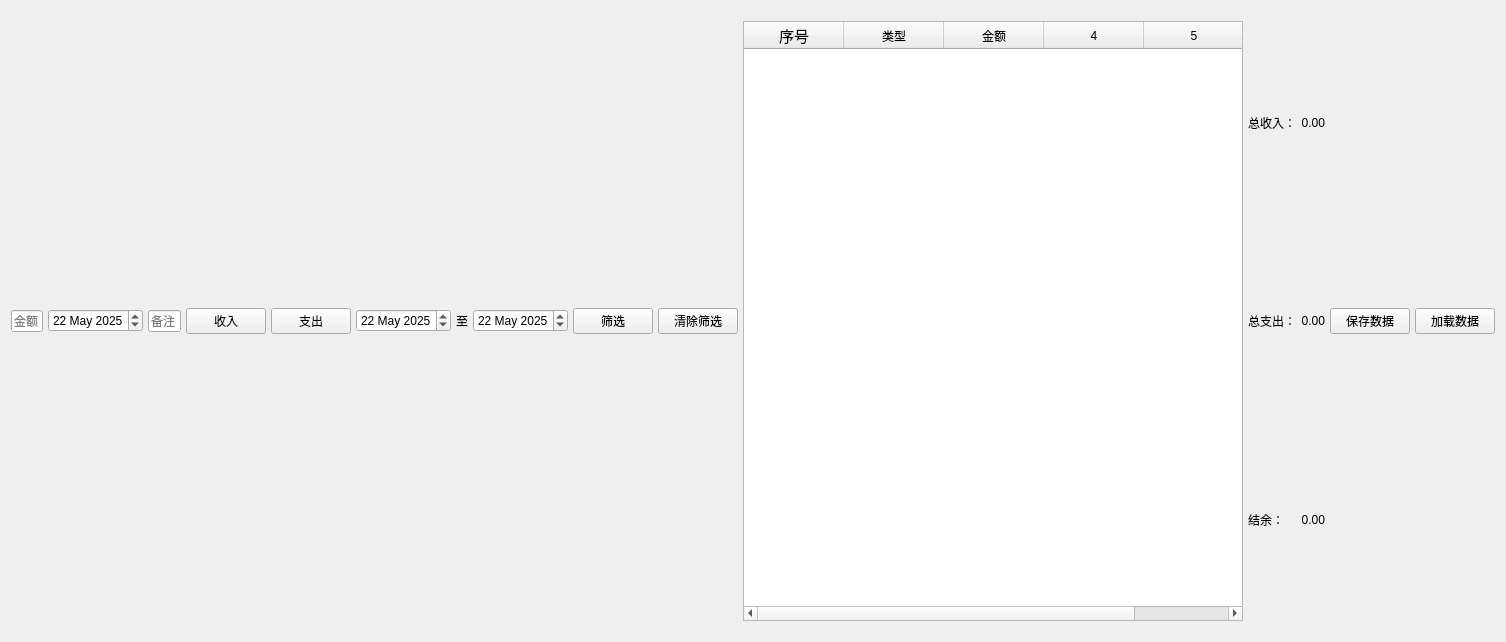
<?xml version="1.0" encoding="UTF-8"?>
<ui version="4.0">
 <class>Widget</class>
 <widget class="QWidget" name="Widget">
  <property name="geometry">
   <rect>
    <x>0</x>
    <y>0</y>
    <width>1506</width>
    <height>632</height>
   </rect>
  </property>
  <property name="windowTitle">
   <string>Widget</string>
  </property>
  <layout class="QVBoxLayout" name="verticalLayout">
   <item>
    <layout class="QHBoxLayout" name="horizontalLayout">
     <property name="spacing">
      <number>5</number>
     </property>
     <property name="topMargin">
      <number>5</number>
     </property>
     <property name="bottomMargin">
      <number>5</number>
     </property>
     <item>
      <spacer name="horizontalSpacer">
       <property name="orientation">
        <enum>Qt::Orientation::Horizontal</enum>
       </property>
       <property name="sizeHint" stdset="0">
        <size>
         <width>40</width>
         <height>20</height>
        </size>
       </property>
      </spacer>
     </item>
     <item>
      <widget class="QLineEdit" name="amountEdit">
       <property name="placeholderText">
        <string>金额</string>
       </property>
      </widget>
     </item>
     <item>
      <widget class="QDateEdit" name="dateEdit">
       <property name="date">
        <date>
         <year>2025</year>
         <month>5</month>
         <day>22</day>
        </date>
       </property>
      </widget>
     </item>
     <item>
      <widget class="QLineEdit" name="noteEdit">
       <property name="placeholderText">
        <string>备注</string>
       </property>
      </widget>
     </item>
     <item>
      <widget class="QPushButton" name="incomeButton">
       <property name="text">
        <string>收入</string>
       </property>
      </widget>
     </item>
     <item>
      <widget class="QPushButton" name="expenseButton">
       <property name="text">
        <string>支出</string>
       </property>
      </widget>
     </item>
     <item>
      <layout class="QHBoxLayout" name="horizontalLayout_2">
       <property name="spacing">
        <number>5</number>
       </property>
       <property name="topMargin">
        <number>5</number>
       </property>
       <property name="bottomMargin">
        <number>5</number>
       </property>
       <item>
        <widget class="QDateEdit" name="startDateEdit">
         <property name="date">
          <date>
           <year>2025</year>
           <month>5</month>
           <day>22</day>
          </date>
         </property>
        </widget>
       </item>
       <item>
        <widget class="QLabel" name="label">
         <property name="text">
          <string>至</string>
         </property>
        </widget>
       </item>
       <item>
        <widget class="QDateEdit" name="endDateEdit">
         <property name="date">
          <date>
           <year>2025</year>
           <month>5</month>
           <day>22</day>
          </date>
         </property>
        </widget>
       </item>
       <item>
        <widget class="QPushButton" name="filterButton">
         <property name="text">
          <string>筛选</string>
         </property>
        </widget>
       </item>
       <item>
        <widget class="QPushButton" name="clearFilterButton">
         <property name="layoutDirection">
          <enum>Qt::LayoutDirection::LeftToRight</enum>
         </property>
         <property name="text">
          <string>清除筛选</string>
         </property>
        </widget>
       </item>
       <item>
        <widget class="QTableWidget" name="recordTable">
         <property name="minimumSize">
          <size>
           <width>500</width>
           <height>600</height>
          </size>
         </property>
         <property name="rowCount">
          <number>0</number>
         </property>
         <property name="columnCount">
          <number>5</number>
         </property>
         <column>
          <property name="text">
           <string>序号</string>
          </property>
          <property name="font">
           <font>
            <pointsize>11</pointsize>
            <bold>false</bold>
           </font>
          </property>
         </column>
         <column>
          <property name="text">
           <string>类型</string>
          </property>
         </column>
         <column>
          <property name="text">
           <string>金额</string>
          </property>
         </column>
         <column/>
         <column/>
        </widget>
       </item>
       <item>
        <layout class="QVBoxLayout" name="verticalLayout_3">
         <property name="spacing">
          <number>5</number>
         </property>
         <property name="topMargin">
          <number>5</number>
         </property>
         <property name="bottomMargin">
          <number>5</number>
         </property>
         <item>
          <layout class="QHBoxLayout" name="horizontalLayout_5">
           <item>
            <widget class="QLabel" name="label_2">
             <property name="text">
              <string>总收入：</string>
             </property>
            </widget>
           </item>
           <item>
            <widget class="QLabel" name="totalIncomeLabel">
             <property name="text">
              <string>0.00</string>
             </property>
             <property name="alignment">
              <set>Qt::AlignmentFlag::AlignRight|Qt::AlignmentFlag::AlignTrailing|Qt::AlignmentFlag::AlignVCenter</set>
             </property>
            </widget>
           </item>
          </layout>
         </item>
         <item>
          <layout class="QHBoxLayout" name="horizontalLayout_4">
           <item>
            <widget class="QLabel" name="label_6">
             <property name="text">
              <string>总支出：</string>
             </property>
            </widget>
           </item>
           <item>
            <widget class="QLabel" name="totalExpenseLabel">
             <property name="text">
              <string>0.00</string>
             </property>
             <property name="alignment">
              <set>Qt::AlignmentFlag::AlignRight|Qt::AlignmentFlag::AlignTrailing|Qt::AlignmentFlag::AlignVCenter</set>
             </property>
            </widget>
           </item>
          </layout>
         </item>
         <item>
          <layout class="QHBoxLayout" name="horizontalLayout_3">
           <item>
            <widget class="QLabel" name="label_4">
             <property name="text">
              <string>结余：</string>
             </property>
            </widget>
           </item>
           <item>
            <widget class="QLabel" name="balanceLabel">
             <property name="layoutDirection">
              <enum>Qt::LayoutDirection::LeftToRight</enum>
             </property>
             <property name="text">
              <string>0.00</string>
             </property>
             <property name="alignment">
              <set>Qt::AlignmentFlag::AlignRight|Qt::AlignmentFlag::AlignTrailing|Qt::AlignmentFlag::AlignVCenter</set>
             </property>
            </widget>
           </item>
          </layout>
         </item>
        </layout>
       </item>
       <item>
        <layout class="QHBoxLayout" name="horizontalLayout_6">
         <property name="spacing">
          <number>5</number>
         </property>
         <property name="topMargin">
          <number>5</number>
         </property>
         <property name="bottomMargin">
          <number>5</number>
         </property>
         <item>
          <widget class="QPushButton" name="saveButton">
           <property name="text">
            <string>保存数据</string>
           </property>
          </widget>
         </item>
         <item>
          <widget class="QPushButton" name="loadButton">
           <property name="text">
            <string>加载数据</string>
           </property>
          </widget>
         </item>
        </layout>
       </item>
      </layout>
     </item>
    </layout>
   </item>
  </layout>
 </widget>
 <resources/>
 <connections/>
</ui>
